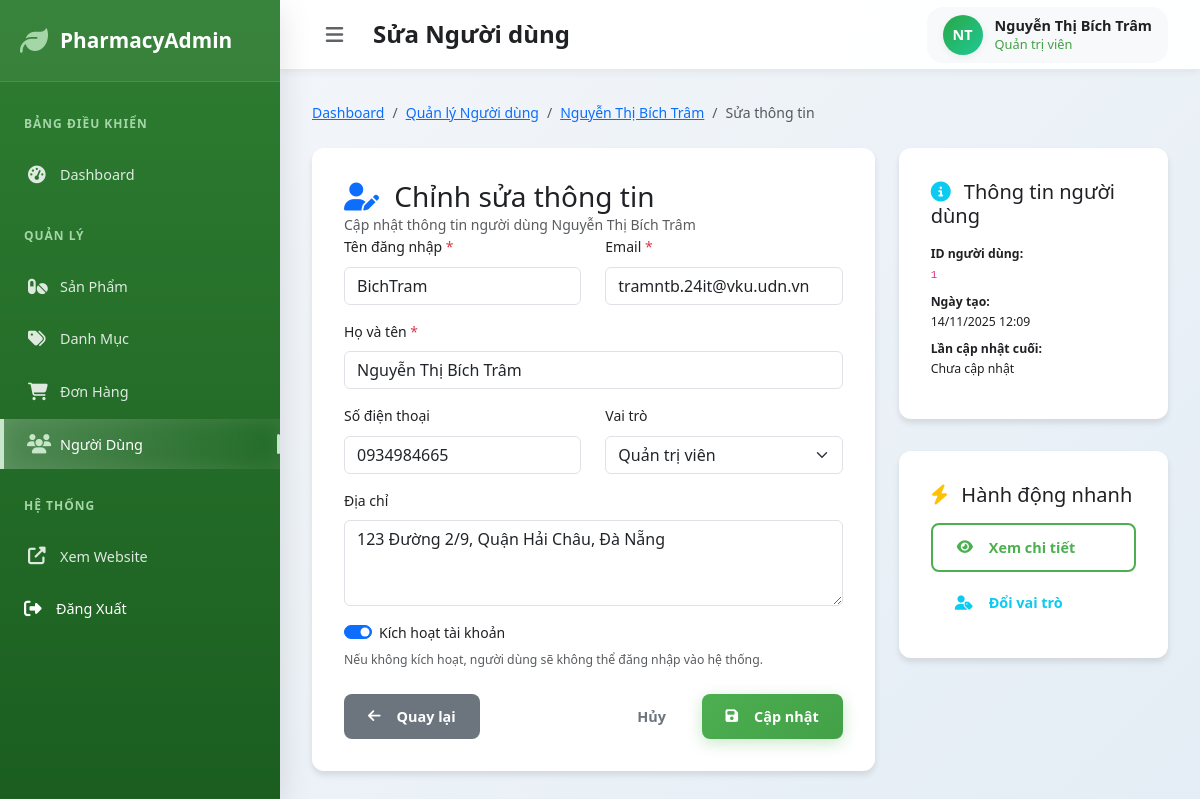
Page /public/admin_user_edit.php?id=1 (signed in) on the committed database.
### tables this page shows
CREATE TABLE users (
    user_id INT PRIMARY KEY AUTO_INCREMENT,
    username VARCHAR(50) UNIQUE NOT NULL,
    password_hash VARCHAR(255) NOT NULL,
    email VARCHAR(100) UNIQUE NOT NULL,
    full_name VARCHAR(100) NOT NULL,
    phone VARCHAR(15),
    address TEXT,
    role ENUM('customer', 'admin', 'staff') DEFAULT 'customer',
    is_active BOOLEAN DEFAULT TRUE,
    created_at TIMESTAMP DEFAULT CURRENT_TIMESTAMP,
    updated_at TIMESTAMP DEFAULT CURRENT_TIMESTAMP ON UPDATE CURRENT_TIMESTAMP
);

### public/admin_user_edit.php (the view, shortened to what the rows shown need)
<?php
$base_url = 'http://localhost/PHARMAGO/public';
try {
    $base_dir = dirname(__DIR__) . '/';
    require_once $base_dir . 'models/User.php';
    $database = new Database();
    $db = $database->getConnection();
    $userModel = new User($db);
    $user_id = $_GET['id'] ?? 0;
    if (!$userModel->getUserById($user_id)) {
        $_SESSION['error_message'] = 'Người dùng không tồn tại!';
        header('Location: admin_users.php');
        exit;
    }
    $errors = [];
} catch (Exception $e) {
    error_log("Admin user edit error: " . $e->getMessage());
    $_SESSION['error_message'] = 'Có lỗi xảy ra khi tải thông tin người dùng!';
    header('Location: admin_users.php');
    exit;
}
?>
<!DOCTYPE html>
<html lang="vi">
<head>
    <link href="https://cdn.jsdelivr.net/npm/bootstrap@5.3.0/dist/css/bootstrap.min.css" rel="stylesheet">
    <link rel="stylesheet" href="https://cdnjs.cloudflare.com/ajax/libs/font-awesome/6.4.0/css/all.min.css">
    <link rel="stylesheet" href="<?php echo $base_url; ?>/assets/css/admin.css">
</head>
<body>
    <div class="admin-container">
        <main class="main-content">
            <header class="admin-header">
                <div class="header-left">
                    <h1 class="page-title">Sửa Người dùng</h1>
                </div>
            </header>
            <div class="content">
                <nav aria-label="breadcrumb" class="mb-4">
                    <ol class="breadcrumb">
                        <li class="breadcrumb-item"><a href="admin_user_details.php?id=<?php echo $userModel->user_id; ?>"><?php echo htmlspecialchars($userModel->full_name); ?></a></li>
                    </ol>
                </nav>
                <div class="row">
                    <div class="col-lg-8">
                        <div class="form-section">
                            <div class="form-section-header">
                                <h3 class="mb-0">
                                    <i class="fas fa-user-edit me-2 text-primary"></i>
                                    Chỉnh sửa thông tin
                                </h3>
                                <p class="text-muted mb-0">Cập nhật thông tin người dùng <?php echo htmlspecialchars($userModel->full_name); ?></p>
                            </div>
                            <form method="POST" action="admin_user_edit.php?id=<?php echo $userModel->user_id; ?>" id="userForm">
                                <div class="row">
                                    <div class="col-md-6">
                                        <div class="mb-3">
                                            <label for="username" class="form-label required-field">
                                                Tên đăng nhập
                                            </label>
                                            <input type="text"
                                                   class="form-control <?php echo isset($errors['username']) ? 'is-invalid' : ''; ?>"
                                                   id="username"
                                                   name="username"
                                                   value="<?php echo htmlspecialchars($_POST['username'] ?? $userModel->username); ?>"
                                                   required
                                                   placeholder="Nhập tên đăng nhập">
                                        </div>
                                    </div>
                                    <div class="col-md-6">
                                        <div class="mb-3">
                                            <label for="email" class="form-label required-field">
                                                Email
                                            </label>
                                            <input type="email"
                                                   class="form-control <?php echo isset($errors['email']) ? 'is-invalid' : ''; ?>"
                                                   id="email"
                                                   name="email"
                                                   value="<?php echo htmlspecialchars($_POST['email'] ?? $userModel->email); ?>"
                                                   required
                                                   placeholder="Nhập địa chỉ email">
                                        </div>
                                    </div>
                                </div>
                                <div class="mb-3">
                                    <label for="full_name" class="form-label required-field">
                                        Họ và tên
                                    </label>
                                    <input type="text"
                                           class="form-control <?php echo isset($errors['full_name']) ? 'is-invalid' : ''; ?>"
                                           id="full_name"
                                           name="full_name"
                                           value="<?php echo htmlspecialchars($_POST['full_name'] ?? $userModel->full_name); ?>"
                                           required
                                           placeholder="Nhập họ và tên đầy đủ">
                                </div>
                                <div class="row">
                                    <div class="col-md-6">
                                        <div class="mb-3">
                                            <label for="phone" class="form-label">Số điện thoại</label>
                                            <input type="tel"
                                                   class="form-control"
                                                   id="phone"
                                                   name="phone"
                                                   value="<?php echo htmlspecialchars($_POST['phone'] ?? $userModel->phone); ?>"
                                                   placeholder="Nhập số điện thoại">
                                        </div>
                                    </div>
                                    <div class="col-md-6">
                                        <div class="mb-3">
                                            <label for="role" class="form-label">Vai trò</label>
                                            <select class="form-select" id="role" name="role">
                                                <option value="admin" <?php echo ($_POST['role'] ?? $userModel->role) === 'admin' ? 'selected' : ''; ?>>Quản trị viên</option>
                                            </select>
                                        </div>
                                    </div>
                                </div>
                                <div class="mb-3">
                                    <label for="address" class="form-label">Địa chỉ</label>
                                    <textarea class="form-control"
                                              id="address"
                                              name="address"
                                              rows="3"
                                              placeholder="Nhập địa chỉ"><?php echo htmlspecialchars($_POST['address'] ?? $userModel->address); ?></textarea>
                                </div>
                                <div class="mb-4">
                                    <div class="form-check form-switch">
                                        <input class="form-check-input"
                                               type="checkbox"
                                               id="is_active"
                                               name="is_active"
                                               value="1"
                                               <?php echo ($_POST['is_active'] ?? $userModel->is_active) ? 'checked' : ''; ?>>
                                        <label class="form-check-label" for="is_active">
                                            Kích hoạt tài khoản
                                        </label>
                                    </div>
                                </div>
                            </form>
                        </div>
                    </div>
                    <div class="col-lg-4">
                        <div class="form-section">
                            <div class="small">
                                <div class="mb-2">
                                    <strong>ID người dùng:</strong><br>
                                    <code><?php echo $userModel->user_id; ?></code>
                                </div>
                                <div class="mb-2">
                                    <strong>Ngày tạo:</strong><br>
                                    <?php echo date('d/m/Y H:i', strtotime($userModel->created_at)); ?>
                                </div>
                                <div class="mb-2">
                                    <strong>Lần cập nhật cuối:</strong><br>
                                    <?php echo $userModel->updated_at ? date('d/m/Y H:i', strtotime($userModel->updated_at)) : 'Chưa cập nhật'; ?>
                                </div>
                            </div>
                        </div>
                    </div>
                </div>
            </div>
        </main>
    </div>
</body>
</html>

### rows in the picture
users: full_name "Nguyễn Thị Bích Trâm", username "BichTram", email "tramntb.24it@vku.udn.vn", phone "0934984665", role "Quản trị viên", address "123 Đường 2/9, Quận Hải Châu, Đà Nẵng", is_active "☑", user_id "1", created_at "14/11/2025 12:09"

### other values in the picture
getInitials($_SESSION['admin_name'] ?? 'A') "NT"
$_SESSION['admin_name'] "Nguyễn Thị Bích Trâm"
getRoleText($_SESSION['admin_role'] ?? 'staff') "Quản trị viên"
